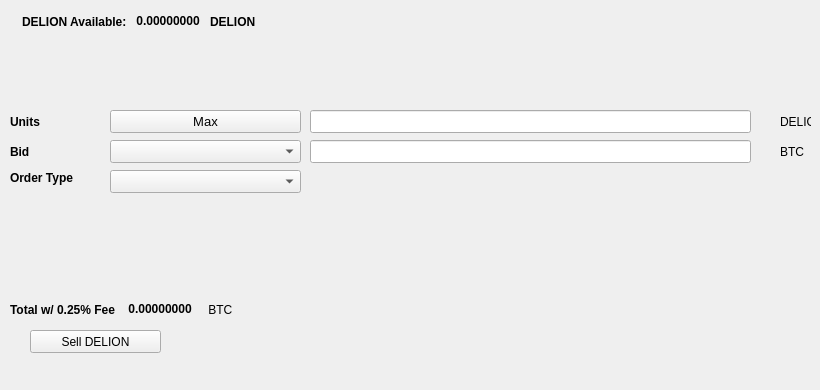
   <widget class="QWidget" name="SellTab">
    <attribute name="title">
     <string>Sell</string>
    </attribute>
    <widget class="QLabel" name="label_16">
     <property name="geometry">
      <rect>
       <x>780</x>
       <y>140</y>
       <width>31</width>
       <height>23</height>
      </rect>
     </property>
     <property name="text">
      <string>BTC</string>
     </property>
    </widget>
    <widget class="QComboBox" name="SellBidcomboBox">
     <property name="geometry">
      <rect>
       <x>110</x>
       <y>140</y>
       <width>191</width>
       <height>23</height>
      </rect>
     </property>
     <property name="font">
      <font>
       <pointsize>10</pointsize>
      </font>
     </property>
    </widget>
    <widget class="QLabel" name="label_18">
     <property name="geometry">
      <rect>
       <x>10</x>
       <y>110</y>
       <width>46</width>
       <height>23</height>
      </rect>
     </property>
     <property name="font">
      <font>
       <weight>75</weight>
       <bold>true</bold>
      </font>
     </property>
     <property name="text">
      <string>Units</string>
     </property>
    </widget>
    <widget class="QPushButton" name="Sell_Max_Amount">
     <property name="geometry">
      <rect>
       <x>110</x>
       <y>110</y>
       <width>191</width>
       <height>23</height>
      </rect>
     </property>
     <property name="font">
      <font>
       <pointsize>10</pointsize>
      </font>
     </property>
     <property name="text">
      <string>Max</string>
     </property>
    </widget>
    <widget class="QLabel" name="label_20">
     <property name="geometry">
      <rect>
       <x>10</x>
       <y>170</y>
       <width>91</width>
       <height>16</height>
      </rect>
     </property>
     <property name="font">
      <font>
       <weight>75</weight>
       <bold>true</bold>
      </font>
     </property>
     <property name="text">
      <string>Order Type</string>
     </property>
    </widget>
    <widget class="QComboBox" name="SellOrdertypeCombo">
     <property name="geometry">
      <rect>
       <x>110</x>
       <y>170</y>
       <width>191</width>
       <height>23</height>
      </rect>
     </property>
     <property name="font">
      <font>
       <pointsize>10</pointsize>
      </font>
     </property>
    </widget>
    <widget class="QLabel" name="label_21">
     <property name="geometry">
      <rect>
       <x>10</x>
       <y>140</y>
       <width>46</width>
       <height>23</height>
      </rect>
     </property>
     <property name="font">
      <font>
       <weight>75</weight>
       <bold>true</bold>
      </font>
     </property>
     <property name="text">
      <string>Bid</string>
     </property>
    </widget>
    <widget class="QLabel" name="label_22">
     <property name="geometry">
      <rect>
       <x>780</x>
       <y>110</y>
       <width>31</width>
       <height>23</height>
      </rect>
     </property>
     <property name="text">
      <string>DELION</string>
     </property>
    </widget>
    <widget class="QLineEdit" name="UnitsInputDELION">
     <property name="geometry">
      <rect>
       <x>310</x>
       <y>110</y>
       <width>441</width>
       <height>23</height>
      </rect>
     </property>
     <property name="font">
      <font>
       <pointsize>9</pointsize>
       <weight>75</weight>
       <bold>true</bold>
      </font>
     </property>
    </widget>
    <widget class="QLineEdit" name="SellBidPriceEdit">
     <property name="geometry">
      <rect>
       <x>310</x>
       <y>140</y>
       <width>441</width>
       <height>23</height>
      </rect>
     </property>
     <property name="font">
      <font>
       <pointsize>9</pointsize>
       <weight>75</weight>
       <bold>true</bold>
      </font>
     </property>
    </widget>
    <widget class="QPushButton" name="SellDELIONBTN">
     <property name="geometry">
      <rect>
       <x>30</x>
       <y>330</y>
       <width>131</width>
       <height>23</height>
      </rect>
     </property>
     <property name="text">
      <string>Sell DELION</string>
     </property>
     <property name="icon">
      <iconset resource="../delion">
       <normaloff>:/icons/bitcoin</normaloff>:/icons/bitcoin</iconset>
     </property>
    </widget>
    <widget class="QWidget" name="layoutWidget3">
     <property name="geometry">
      <rect>
       <x>22</x>
       <y>12</y>
       <width>258</width>
       <height>19</height>
      </rect>
     </property>
     <layout class="QHBoxLayout" name="horizontalLayout">
      <item>
       <widget class="QLabel" name="label232_2">
        <property name="font">
         <font>
          <weight>75</weight>
          <bold>true</bold>
         </font>
        </property>
        <property name="text">
         <string>DELION Available:</string>
        </property>
       </widget>
      </item>
      <item>
       <widget class="QLabel" name="DELIONAvailableLabel">
        <property name="palette">
         <palette>
          <active>
           <colorrole role="WindowText">
            <brush brushstyle="SolidPattern">
             <color alpha="255">
              <red>0</red>
              <green>0</green>
              <blue>0</blue>
             </color>
            </brush>
           </colorrole>
           <colorrole role="Button">
            <brush brushstyle="SolidPattern">
             <color alpha="255">
              <red>0</red>
              <green>170</green>
              <blue>0</blue>
             </color>
            </brush>
           </colorrole>
           <colorrole role="Light">
            <brush brushstyle="SolidPattern">
             <color alpha="255">
              <red>0</red>
              <green>255</green>
              <blue>0</blue>
             </color>
            </brush>
           </colorrole>
           <colorrole role="Midlight">
            <brush brushstyle="SolidPattern">
             <color alpha="255">
              <red>0</red>
              <green>212</green>
              <blue>0</blue>
             </color>
            </brush>
           </colorrole>
           <colorrole role="Dark">
            <brush brushstyle="SolidPattern">
             <color alpha="255">
              <red>0</red>
              <green>85</green>
              <blue>0</blue>
             </color>
            </brush>
           </colorrole>
           <colorrole role="Mid">
            <brush brushstyle="SolidPattern">
             <color alpha="255">
              <red>0</red>
              <green>113</green>
              <blue>0</blue>
             </color>
            </brush>
           </colorrole>
           <colorrole role="Text">
            <brush brushstyle="SolidPattern">
             <color alpha="255">
              <red>0</red>
              <green>170</green>
              <blue>0</blue>
             </color>
            </brush>
           </colorrole>
           <colorrole role="BrightText">
            <brush brushstyle="SolidPattern">
             <color alpha="255">
              <red>255</red>
              <green>255</green>
              <blue>255</blue>
             </color>
            </brush>
           </colorrole>
           <colorrole role="ButtonText">
            <brush brushstyle="SolidPattern">
             <color alpha="255">
              <red>0</red>
              <green>0</green>
              <blue>0</blue>
             </color>
            </brush>
           </colorrole>
           <colorrole role="Base">
            <brush brushstyle="SolidPattern">
             <color alpha="255">
              <red>255</red>
              <green>255</green>
              <blue>255</blue>
             </color>
            </brush>
           </colorrole>
           <colorrole role="Window">
            <brush brushstyle="SolidPattern">
             <color alpha="255">
              <red>0</red>
              <green>170</green>
              <blue>0</blue>
             </color>
            </brush>
           </colorrole>
           <colorrole role="Shadow">
            <brush brushstyle="SolidPattern">
             <color alpha="255">
              <red>0</red>
              <green>0</green>
              <blue>0</blue>
             </color>
            </brush>
           </colorrole>
           <colorrole role="AlternateBase">
            <brush brushstyle="SolidPattern">
             <color alpha="255">
              <red>127</red>
              <green>212</green>
              <blue>127</blue>
             </color>
            </brush>
           </colorrole>
           <colorrole role="ToolTipBase">
            <brush brushstyle="SolidPattern">
             <color alpha="255">
              <red>255</red>
              <green>255</green>
              <blue>220</blue>
             </color>
            </brush>
           </colorrole>
           <colorrole role="ToolTipText">
            <brush brushstyle="SolidPattern">
             <color alpha="255">
              <red>0</red>
              <green>0</green>
              <blue>0</blue>
             </color>
            </brush>
           </colorrole>
          </active>
          <inactive>
           <colorrole role="WindowText">
            <brush brushstyle="SolidPattern">
             <color alpha="255">
              <red>0</red>
              <green>0</green>
              <blue>0</blue>
             </color>
            </brush>
           </colorrole>
           <colorrole role="Button">
            <brush brushstyle="SolidPattern">
             <color alpha="255">
              <red>0</red>
              <green>170</green>
              <blue>0</blue>
             </color>
            </brush>
           </colorrole>
           <colorrole role="Light">
            <brush brushstyle="SolidPattern">
             <color alpha="255">
              <red>0</red>
              <green>255</green>
              <blue>0</blue>
             </color>
            </brush>
           </colorrole>
           <colorrole role="Midlight">
            <brush brushstyle="SolidPattern">
             <color alpha="255">
              <red>0</red>
              <green>212</green>
              <blue>0</blue>
             </color>
            </brush>
           </colorrole>
           <colorrole role="Dark">
            <brush brushstyle="SolidPattern">
             <color alpha="255">
              <red>0</red>
              <green>85</green>
              <blue>0</blue>
             </color>
            </brush>
           </colorrole>
           <colorrole role="Mid">
            <brush brushstyle="SolidPattern">
             <color alpha="255">
              <red>0</red>
              <green>113</green>
              <blue>0</blue>
             </color>
            </brush>
           </colorrole>
           <colorrole role="Text">
            <brush brushstyle="SolidPattern">
             <color alpha="255">
              <red>0</red>
              <green>170</green>
              <blue>0</blue>
             </color>
            </brush>
           </colorrole>
           <colorrole role="BrightText">
            <brush brushstyle="SolidPattern">
             <color alpha="255">
              <red>255</red>
              <green>255</green>
              <blue>255</blue>
             </color>
            </brush>
           </colorrole>
           <colorrole role="ButtonText">
            <brush brushstyle="SolidPattern">
             <color alpha="255">
              <red>0</red>
              <green>0</green>
              <blue>0</blue>
             </color>
            </brush>
           </colorrole>
           <colorrole role="Base">
            <brush brushstyle="SolidPattern">
             <color alpha="255">
              <red>255</red>
              <green>255</green>
              <blue>255</blue>
             </color>
            </brush>
           </colorrole>
           <colorrole role="Window">
            <brush brushstyle="SolidPattern">
             <color alpha="255">
              <red>0</red>
              <green>170</green>
              <blue>0</blue>
             </color>
            </brush>
           </colorrole>
           <colorrole role="Shadow">
            <brush brushstyle="SolidPattern">
             <color alpha="255">
              <red>0</red>
              <green>0</green>
              <blue>0</blue>
             </color>
            </brush>
           </colorrole>
           <colorrole role="AlternateBase">
            <brush brushstyle="SolidPattern">
             <color alpha="255">
              <red>127</red>
              <green>212</green>
              <blue>127</blue>
             </color>
            </brush>
           </colorrole>
           <colorrole role="ToolTipBase">
            <brush brushstyle="SolidPattern">
             <color alpha="255">
              <red>255</red>
              <green>255</green>
              <blue>220</blue>
             </color>
            </brush>
           </colorrole>
           <colorrole role="ToolTipText">
            <brush brushstyle="SolidPattern">
             <color alpha="255">
              <red>0</red>
              <green>0</green>
              <blue>0</blue>
             </color>
            </brush>
           </colorrole>
          </inactive>
          <disabled>
           <colorrole role="WindowText">
            <brush brushstyle="SolidPattern">
             <color alpha="255">
              <red>0</red>
              <green>85</green>
              <blue>0</blue>
             </color>
            </brush>
           </colorrole>
           <colorrole role="Button">
            <brush brushstyle="SolidPattern">
             <color alpha="255">
              <red>0</red>
              <green>170</green>
              <blue>0</blue>
             </color>
            </brush>
           </colorrole>
           <colorrole role="Light">
            <brush brushstyle="SolidPattern">
             <color alpha="255">
              <red>0</red>
              <green>255</green>
              <blue>0</blue>
             </color>
            </brush>
           </colorrole>
           <colorrole role="Midlight">
            <brush brushstyle="SolidPattern">
             <color alpha="255">
              <red>0</red>
              <green>212</green>
              <blue>0</blue>
             </color>
            </brush>
           </colorrole>
           <colorrole role="Dark">
            <brush brushstyle="SolidPattern">
             <color alpha="255">
              <red>0</red>
              <green>85</green>
              <blue>0</blue>
             </color>
            </brush>
           </colorrole>
           <colorrole role="Mid">
            <brush brushstyle="SolidPattern">
             <color alpha="255">
              <red>0</red>
              <green>113</green>
              <blue>0</blue>
             </color>
            </brush>
           </colorrole>
           <colorrole role="Text">
            <brush brushstyle="SolidPattern">
             <color alpha="255">
              <red>0</red>
              <green>85</green>
              <blue>0</blue>
             </color>
            </brush>
           </colorrole>
           <colorrole role="BrightText">
            <brush brushstyle="SolidPattern">
             <color alpha="255">
              <red>255</red>
              <green>255</green>
              <blue>255</blue>
             </color>
            </brush>
           </colorrole>
           <colorrole role="ButtonText">
            <brush brushstyle="SolidPattern">
             <color alpha="255">
              <red>0</red>
              <green>85</green>
              <blue>0</blue>
             </color>
            </brush>
           </colorrole>
           <colorrole role="Base">
            <brush brushstyle="SolidPattern">
             <color alpha="255">
              <red>0</red>
              <green>170</green>
              <blue>0</blue>
             </color>
            </brush>
           </colorrole>
           <colorrole role="Window">
            <brush brushstyle="SolidPattern">
             <color alpha="255">
              <red>0</red>
              <green>170</green>
              <blue>0</blue>
             </color>
            </brush>
           </colorrole>
           <colorrole role="Shadow">
            <brush brushstyle="SolidPattern">
             <color alpha="255">
              <red>0</red>
              <green>0</green>
              <blue>0</blue>
             </color>
            </brush>
           </colorrole>
           <colorrole role="AlternateBase">
            <brush brushstyle="SolidPattern">
             <color alpha="255">
              <red>0</red>
              <green>170</green>
              <blue>0</blue>
             </color>
            </brush>
           </colorrole>
           <colorrole role="ToolTipBase">
            <brush brushstyle="SolidPattern">
             <color alpha="255">
              <red>255</red>
              <green>255</green>
              <blue>220</blue>
             </color>
            </brush>
           </colorrole>
           <colorrole role="ToolTipText">
            <brush brushstyle="SolidPattern">
             <color alpha="255">
              <red>0</red>
              <green>0</green>
              <blue>0</blue>
             </color>
            </brush>
           </colorrole>
          </disabled>
         </palette>
        </property>
        <property name="font">
         <font>
          <weight>75</weight>
          <bold>true</bold>
         </font>
        </property>
        <property name="text">
         <string> 0.00000000 </string>
        </property>
        <property name="textInteractionFlags">
         <set>Qt::LinksAccessibleByMouse|Qt::TextSelectableByKeyboard|Qt::TextSelectableByMouse</set>
        </property>
       </widget>
      </item>
      <item>
       <widget class="QLabel" name="labelDELION">
        <property name="font">
         <font>
          <weight>75</weight>
          <bold>true</bold>
         </font>
        </property>
        <property name="text">
         <string>DELION</string>
        </property>
       </widget>
      </item>
     </layout>
    </widget>
    <widget class="QWidget" name="layoutWidget">
     <property name="geometry">
      <rect>
       <x>10</x>
       <y>300</y>
       <width>268</width>
       <height>19</height>
      </rect>
     </property>
     <layout class="QHBoxLayout" name="horizontalLayout_2">
      <item>
       <widget class="QLabel" name="label_19">
        <property name="font">
         <font>
          <weight>75</weight>
          <bold>true</bold>
         </font>
        </property>
        <property name="text">
         <string>Total w/ 0.25% Fee </string>
        </property>
       </widget>
      </item>
      <item>
       <widget class="QLabel" name="SellCostLabel">
        <property name="palette">
         <palette>
          <active>
           <colorrole role="WindowText">
            <brush brushstyle="SolidPattern">
             <color alpha="255">
              <red>0</red>
              <green>0</green>
              <blue>0</blue>
             </color>
            </brush>
           </colorrole>
           <colorrole role="Button">
            <brush brushstyle="SolidPattern">
             <color alpha="255">
              <red>0</red>
              <green>170</green>
              <blue>0</blue>
             </color>
            </brush>
           </colorrole>
           <colorrole role="Light">
            <brush brushstyle="SolidPattern">
             <color alpha="255">
              <red>0</red>
              <green>255</green>
              <blue>0</blue>
             </color>
            </brush>
           </colorrole>
           <colorrole role="Midlight">
            <brush brushstyle="SolidPattern">
             <color alpha="255">
              <red>0</red>
              <green>212</green>
              <blue>0</blue>
             </color>
            </brush>
           </colorrole>
           <colorrole role="Dark">
            <brush brushstyle="SolidPattern">
             <color alpha="255">
              <red>0</red>
              <green>85</green>
              <blue>0</blue>
             </color>
            </brush>
           </colorrole>
           <colorrole role="Mid">
            <brush brushstyle="SolidPattern">
             <color alpha="255">
              <red>0</red>
              <green>113</green>
              <blue>0</blue>
             </color>
            </brush>
           </colorrole>
           <colorrole role="Text">
            <brush brushstyle="SolidPattern">
             <color alpha="255">
              <red>0</red>
              <green>170</green>
              <blue>0</blue>
             </color>
            </brush>
           </colorrole>
           <colorrole role="BrightText">
            <brush brushstyle="SolidPattern">
             <color alpha="255">
              <red>255</red>
              <green>255</green>
              <blue>255</blue>
             </color>
            </brush>
           </colorrole>
           <colorrole role="ButtonText">
            <brush brushstyle="SolidPattern">
             <color alpha="255">
              <red>0</red>
              <green>0</green>
              <blue>0</blue>
             </color>
            </brush>
           </colorrole>
           <colorrole role="Base">
            <brush brushstyle="SolidPattern">
             <color alpha="255">
              <red>255</red>
              <green>255</green>
              <blue>255</blue>
             </color>
            </brush>
           </colorrole>
           <colorrole role="Window">
            <brush brushstyle="SolidPattern">
             <color alpha="255">
              <red>0</red>
              <green>170</green>
              <blue>0</blue>
             </color>
            </brush>
           </colorrole>
           <colorrole role="Shadow">
            <brush brushstyle="SolidPattern">
             <color alpha="255">
              <red>0</red>
              <green>0</green>
              <blue>0</blue>
             </color>
            </brush>
           </colorrole>
           <colorrole role="AlternateBase">
            <brush brushstyle="SolidPattern">
             <color alpha="255">
              <red>127</red>
              <green>212</green>
              <blue>127</blue>
             </color>
            </brush>
           </colorrole>
           <colorrole role="ToolTipBase">
            <brush brushstyle="SolidPattern">
             <color alpha="255">
              <red>255</red>
              <green>255</green>
              <blue>220</blue>
             </color>
            </brush>
           </colorrole>
           <colorrole role="ToolTipText">
            <brush brushstyle="SolidPattern">
             <color alpha="255">
              <red>0</red>
              <green>0</green>
              <blue>0</blue>
             </color>
            </brush>
           </colorrole>
          </active>
          <inactive>
           <colorrole role="WindowText">
            <brush brushstyle="SolidPattern">
             <color alpha="255">
              <red>0</red>
              <green>0</green>
              <blue>0</blue>
             </color>
            </brush>
           </colorrole>
           <colorrole role="Button">
            <brush brushstyle="SolidPattern">
             <color alpha="255">
              <red>0</red>
              <green>170</green>
              <blue>0</blue>
             </color>
            </brush>
           </colorrole>
           <colorrole role="Light">
            <brush brushstyle="SolidPattern">
             <color alpha="255">
              <red>0</red>
              <green>255</green>
              <blue>0</blue>
             </color>
            </brush>
           </colorrole>
           <colorrole role="Midlight">
            <brush brushstyle="SolidPattern">
             <color alpha="255">
              <red>0</red>
              <green>212</green>
              <blue>0</blue>
             </color>
            </brush>
           </colorrole>
           <colorrole role="Dark">
            <brush brushstyle="SolidPattern">
             <color alpha="255">
              <red>0</red>
              <green>85</green>
              <blue>0</blue>
             </color>
            </brush>
           </colorrole>
           <colorrole role="Mid">
            <brush brushstyle="SolidPattern">
             <color alpha="255">
              <red>0</red>
              <green>113</green>
              <blue>0</blue>
             </color>
            </brush>
           </colorrole>
           <colorrole role="Text">
            <brush brushstyle="SolidPattern">
             <color alpha="255">
              <red>0</red>
              <green>170</green>
              <blue>0</blue>
             </color>
            </brush>
           </colorrole>
           <colorrole role="BrightText">
            <brush brushstyle="SolidPattern">
             <color alpha="255">
              <red>255</red>
              <green>255</green>
              <blue>255</blue>
             </color>
            </brush>
           </colorrole>
           <colorrole role="ButtonText">
            <brush brushstyle="SolidPattern">
             <color alpha="255">
              <red>0</red>
              <green>0</green>
              <blue>0</blue>
             </color>
            </brush>
           </colorrole>
           <colorrole role="Base">
            <brush brushstyle="SolidPattern">
             <color alpha="255">
              <red>255</red>
              <green>255</green>
              <blue>255</blue>
             </color>
            </brush>
           </colorrole>
           <colorrole role="Window">
            <brush brushstyle="SolidPattern">
             <color alpha="255">
              <red>0</red>
              <green>170</green>
              <blue>0</blue>
             </color>
            </brush>
           </colorrole>
           <colorrole role="Shadow">
            <brush brushstyle="SolidPattern">
             <color alpha="255">
              <red>0</red>
              <green>0</green>
              <blue>0</blue>
             </color>
            </brush>
           </colorrole>
           <colorrole role="AlternateBase">
            <brush brushstyle="SolidPattern">
             <color alpha="255">
              <red>127</red>
              <green>212</green>
              <blue>127</blue>
             </color>
            </brush>
           </colorrole>
           <colorrole role="ToolTipBase">
            <brush brushstyle="SolidPattern">
             <color alpha="255">
              <red>255</red>
              <green>255</green>
              <blue>220</blue>
             </color>
            </brush>
           </colorrole>
           <colorrole role="ToolTipText">
            <brush brushstyle="SolidPattern">
             <color alpha="255">
              <red>0</red>
              <green>0</green>
              <blue>0</blue>
             </color>
            </brush>
           </colorrole>
          </inactive>
          <disabled>
           <colorrole role="WindowText">
            <brush brushstyle="SolidPattern">
             <color alpha="255">
              <red>0</red>
              <green>85</green>
              <blue>0</blue>
             </color>
            </brush>
           </colorrole>
           <colorrole role="Button">
            <brush brushstyle="SolidPattern">
             <color alpha="255">
              <red>0</red>
              <green>170</green>
              <blue>0</blue>
             </color>
            </brush>
           </colorrole>
           <colorrole role="Light">
            <brush brushstyle="SolidPattern">
             <color alpha="255">
              <red>0</red>
              <green>255</green>
              <blue>0</blue>
             </color>
            </brush>
           </colorrole>
           <colorrole role="Midlight">
            <brush brushstyle="SolidPattern">
             <color alpha="255">
              <red>0</red>
              <green>212</green>
              <blue>0</blue>
             </color>
            </brush>
           </colorrole>
           <colorrole role="Dark">
            <brush brushstyle="SolidPattern">
             <color alpha="255">
              <red>0</red>
              <green>85</green>
              <blue>0</blue>
             </color>
            </brush>
           </colorrole>
           <colorrole role="Mid">
            <brush brushstyle="SolidPattern">
             <color alpha="255">
              <red>0</red>
              <green>113</green>
              <blue>0</blue>
             </color>
            </brush>
           </colorrole>
           <colorrole role="Text">
            <brush brushstyle="SolidPattern">
             <color alpha="255">
              <red>0</red>
              <green>85</green>
              <blue>0</blue>
             </color>
            </brush>
           </colorrole>
           <colorrole role="BrightText">
            <brush brushstyle="SolidPattern">
             <color alpha="255">
              <red>255</red>
              <green>255</green>
              <blue>255</blue>
             </color>
            </brush>
           </colorrole>
           <colorrole role="ButtonText">
            <brush brushstyle="SolidPattern">
             <color alpha="255">
              <red>0</red>
              <green>85</green>
              <blue>0</blue>
             </color>
            </brush>
           </colorrole>
           <colorrole role="Base">
            <brush brushstyle="SolidPattern">
             <color alpha="255">
              <red>0</red>
              <green>170</green>
              <blue>0</blue>
             </color>
            </brush>
           </colorrole>
           <colorrole role="Window">
            <brush brushstyle="SolidPattern">
             <color alpha="255">
              <red>0</red>
              <green>170</green>
              <blue>0</blue>
             </color>
            </brush>
           </colorrole>
           <colorrole role="Shadow">
            <brush brushstyle="SolidPattern">
             <color alpha="255">
              <red>0</red>
              <green>0</green>
              <blue>0</blue>
             </color>
            </brush>
           </colorrole>
           <colorrole role="AlternateBase">
            <brush brushstyle="SolidPattern">
             <color alpha="255">
              <red>0</red>
              <green>170</green>
              <blue>0</blue>
             </color>
            </brush>
           </colorrole>
           <colorrole role="ToolTipBase">
            <brush brushstyle="SolidPattern">
             <color alpha="255">
              <red>255</red>
              <green>255</green>
              <blue>220</blue>
             </color>
            </brush>
           </colorrole>
           <colorrole role="ToolTipText">
            <brush brushstyle="SolidPattern">
             <color alpha="255">
              <red>0</red>
              <green>0</green>
              <blue>0</blue>
             </color>
            </brush>
           </colorrole>
          </disabled>
         </palette>
        </property>
        <property name="font">
         <font>
          <weight>75</weight>
          <bold>true</bold>
         </font>
        </property>
        <property name="autoFillBackground">
         <bool>false</bool>
        </property>
        <property name="text">
         <string> 0.00000000</string>
        </property>
        <property name="textInteractionFlags">
         <set>Qt::LinksAccessibleByMouse|Qt::TextSelectableByMouse</set>
        </property>
       </widget>
      </item>
      <item>
       <widget class="QLabel" name="label_17">
        <property name="font">
         <font>
          <weight>50</weight>
          <bold>false</bold>
         </font>
        </property>
        <property name="text">
         <string> BTC</string>
        </property>
       </widget>
      </item>
     </layout>
    </widget>
    <widget class="QLabel" name="label_23">
     <property name="geometry">
      <rect>
       <x>460</x>
       <y>300</y>
       <width>281</width>
       <height>81</height>
      </rect>
     </property>
     <property name="text">
      <string/>
     </property>
     <property name="pixmap">
      <pixmap>:/images/bittrex</pixmap>
     </property>
    </widget>
   </widget>
